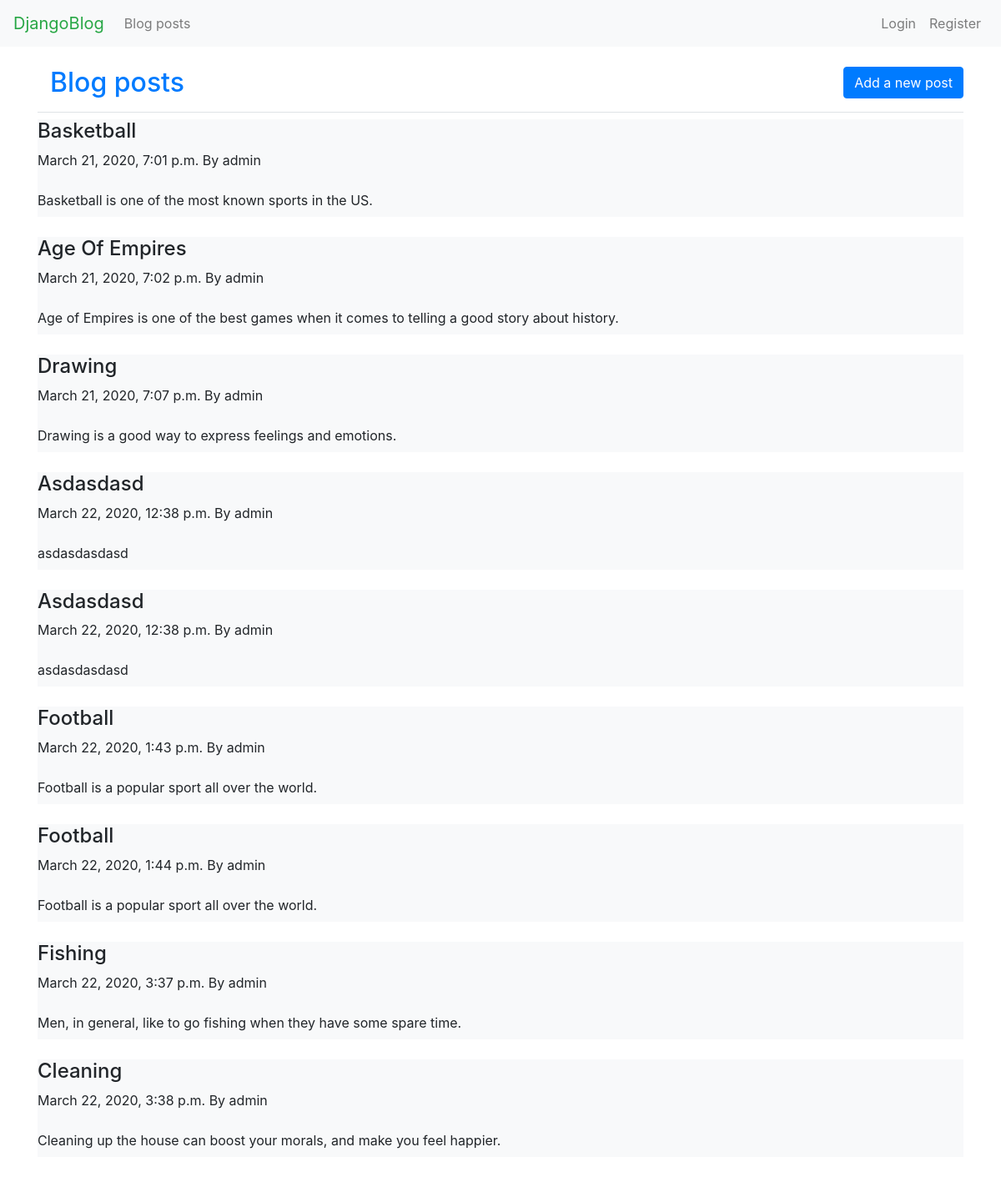
The app's page /blog_posts/, older data.
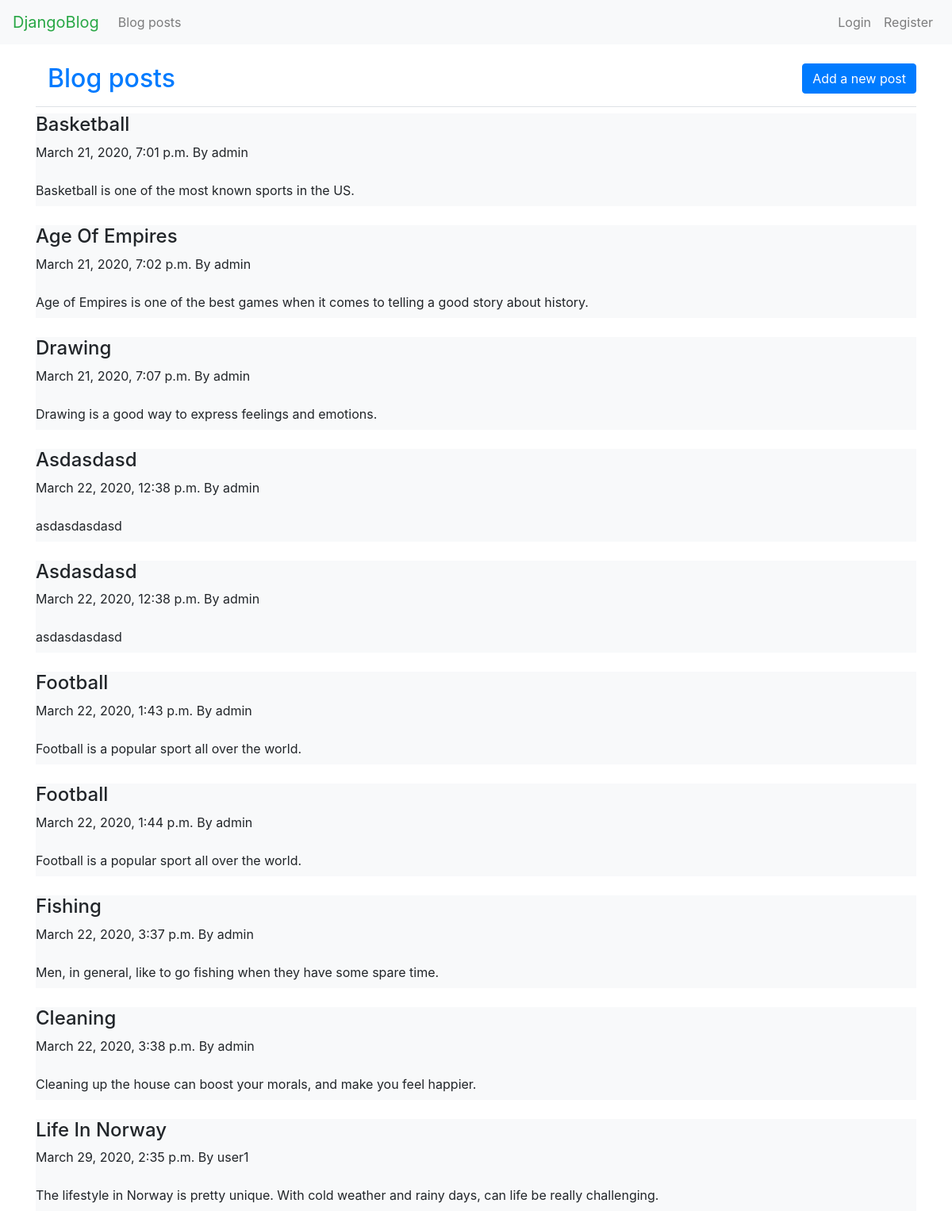
The same page, newer data.
### blogs/models.py (models this page shows, shortened)
class BlogPost(models.Model):
    category = models.CharField(max_length=100)
    title = models.CharField(max_length=200)
    text = models.TextField()
    date_added = models.DateTimeField(auto_now_add=True)
    owner = models.ForeignKey(User,on_delete=models.CASCADE)

### blogs/views.py (the view)
# urls.py: path('blog_posts/',views.blog_posts,name='blog_posts'),
def blog_posts(request):
    blogs = BlogPost.objects.all()
    user = request.user
    context = {'blogs':blogs,'user':user}
    return render(request,'blogs/blog_posts.html',context)

### blogs/templates/blogs/blog_posts.html (shortened to what this page needs)
{% extends 'blogs/base.html' %}
{% block page_header %}
<div class="container-lg">
    <div class="row">
        <div class="col">
            <h2 class="text-primary">Blog posts</h2>
        </div>
        <div class="col-mr-auto">
    <h3><a class="btn btn-primary btn-md"
       href="{% url 'blogs:new_blog' %}">Add a new post</a></h3>
        </div>
    </div>
</div>
{% endblock page_header %}
{% block content %}
<ul class="navbar-nav">
    {% for blog in blogs %}
    <div class="bg-light pd-2 mb-4">
        <li class="nav-item">
            <h4>{{blog.title.title}}</h4>
            <p>{{blog.date_added}} By {{blog.owner}}</p>
            <span class="navbar-text">{{blog.text}}</span>
        </li>
    </div>
    {% empty %}
    <p>No blogs were add</p>
    {% endfor %}
</ul>
{% endblock content %}

### blogs/templates/blogs/base.html (shortened to what this page needs)
<!DOCTYPE html>
<html lang="en">
  <head>
    {% load bootstrap4 %}
    {% bootstrap_css %}
  </head>
<body>
<nav class="navbar navbar-expand-md sticky-top navbar-light bg-light mb-4 pb-2">
    <a class="navbar-brand text-success"
       href="{% url 'blogs:index' %}">DjangoBlog</a>
    <div class="collapse navbar-collapse" id="navbarCollapse">
            <ul class="navbar-nav mr-auto">
                <li class="nav-item">
                    <a class="nav-link"
                       href="{% url 'blogs:blog_posts' %}">Blog posts</a></li>
            </ul>
            <ul class="navbar-nav ml-auto">
                {% if user.is_authenticated %}
                <li class="nav-item"><span class="navbar-text">
                     Hello, {{user.username}}</span></li>
                <li class="nav-item">
                    <a class="nav-link"
                       href="{% url 'users:logout' %}">Log out</a></li>
                {% else %}
                <li class="nav-item">
                    <a class="nav-link"
                       href="{% url 'users:login' %}">Login</a></li>
                <li class="nav-item">
                    <a class="nav-link"
                       href="{% url 'users:register' %}">Register</a></li>
                 {% endif %}
            </ul>
    </div>
</nav>
<main role="main" class="container">
    <div class="pb-2 mb-2 border-bottom">
        {% block page_header %} {% endblock page_header %}
    </div>
    <div>
        {% block content %} {% endblock content %}
    </div>
</main>
</body>
</html>

Row changes from the older to the newer data that the page shows:
added BlogPost: title "Life In Norway", date_added "March 29, 2020, 2:35 p.m.", owner "user1", text "The lifestyle in Norway is pretty unique. With cold weather and rainy days, can life be really challenging."
